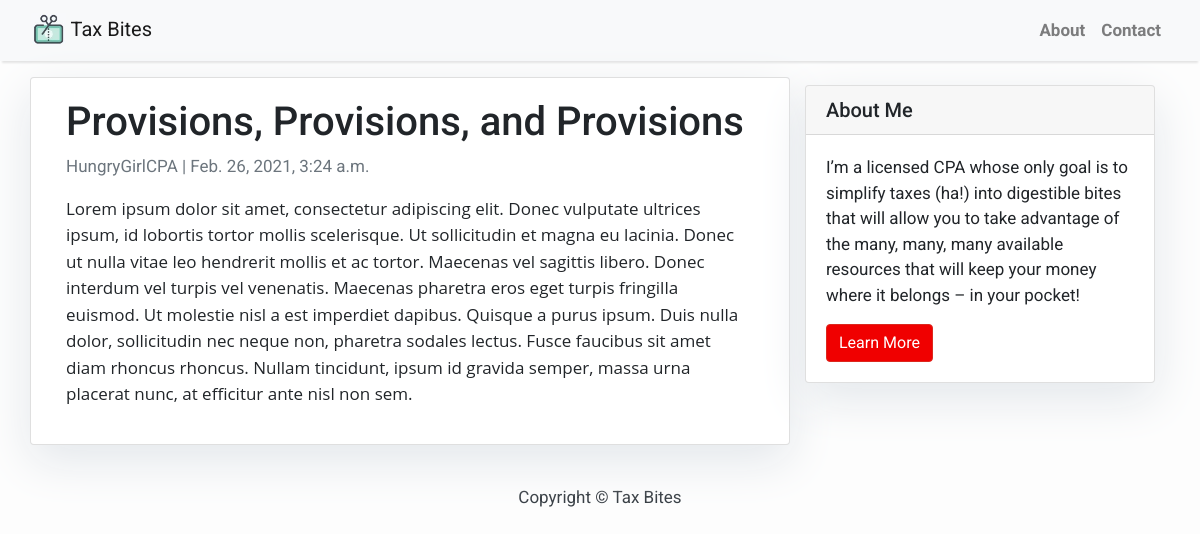
/provisions-provisions-and-provisions/, run on the app's committed database.
### blog/models.py (models this page shows, shortened)
class Post(models.Model):
	title = models.CharField(max_length=200, unique=True)
	slug = models.SlugField(max_length=200, unique=True)
	author = models.ForeignKey(User, on_delete= models.CASCADE,related_name='blog_posts')
	updated_on = models.DateTimeField(auto_now= True)
	content = models.TextField()
	created_on = models.DateTimeField(auto_now_add=True)
	status = models.IntegerField(choices=STATUS, default=0)
	thumbnail = models.ImageField(upload_to='thumbnails', default='default.jpg')
	class Meta:
		ordering = ['-created_on']

### blog/views.py (the view)
# urls.py: path('<slug:slug>/', views.PostDetail.as_view(), name='post_detail'),
class PostDetail(generic.DetailView):
	model = Post
	template_name = 'post_detail.html'

### blog/templates/post_detail.html
{% extends 'base.html' %} {% block content %}
<div class="container">
  <div class="row">
    <div class="col-md-8 card mb-4  mt-3 left  top">
      <div class="card-body">
        <h1>{% block title %} {{ object.title }} {% endblock title %}</h1>
        <p class=" text-muted">{{ post.author }} | {{ post.created_on }}</p>
        <p class="card-text ">{{ object.content|safe }}</p>
      </div>
    </div>
    {% block sidebar %} {% include 'sidebar.html' %} {% endblock sidebar %}
  </div>
</div>
{% endblock content %}

### blog/templates/base.html (style rules this page uses)
body { font-family: "Roboto", sans-serif; font-size: 17px; background-color: #fdfdfd; }

### blog/templates/sidebar.html (style rules this page uses)
.card { box-shadow: 0 16px 48px #E3E7EB; }

### data on the page
Post: title "Provisions, Provisions, and Provisions", author "HungryGirlCPA", created_on "Feb. 26, 2021, 3:24 a.m.", content "Lorem ipsum dolor sit amet, consectetur adipiscing elit. Donec vulputate ultrices ipsum, id lobortis tortor mollis scelerisque. Ut sollicitudin et magna eu lacinia. Donec ut nulla vitae leo hendrerit mollis et ac tortor. Maecenas vel sagittis libero. Donec interdum vel turpis vel venenatis. Maecenas pharetra eros eget turpis fringilla euismod. Ut molestie nisl a est imperdiet dapibus. Quisque a purus ipsum. Duis nulla dolor, sollicitudin nec neque non, pharetra sodales lectus. Fusce faucibus sit amet diam rhoncus rhoncus. Nullam tincidunt, ipsum id gravida semper, massa urna placerat nunc, at efficitur ante nisl non sem."
